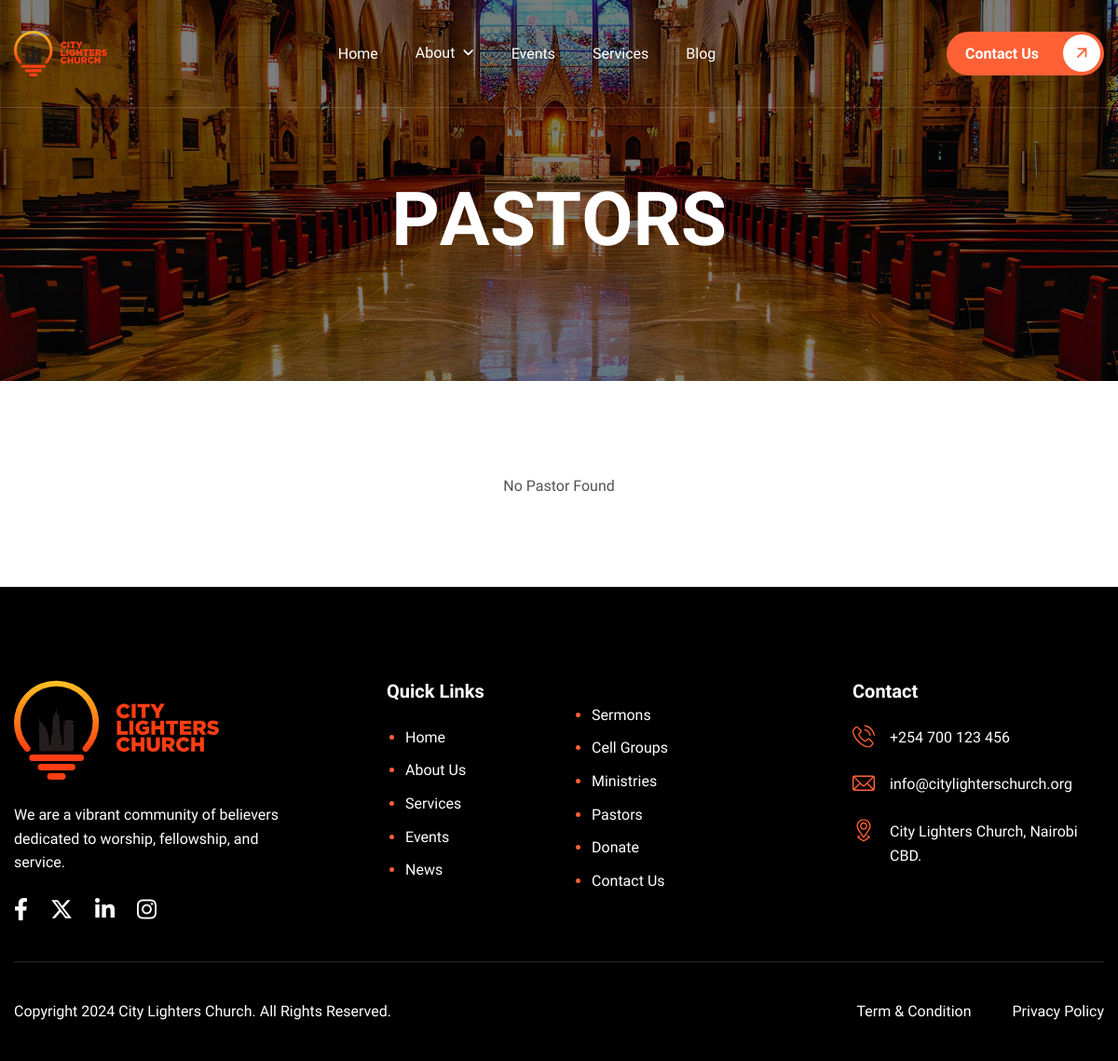
Before: /pastors/ with the older database file.
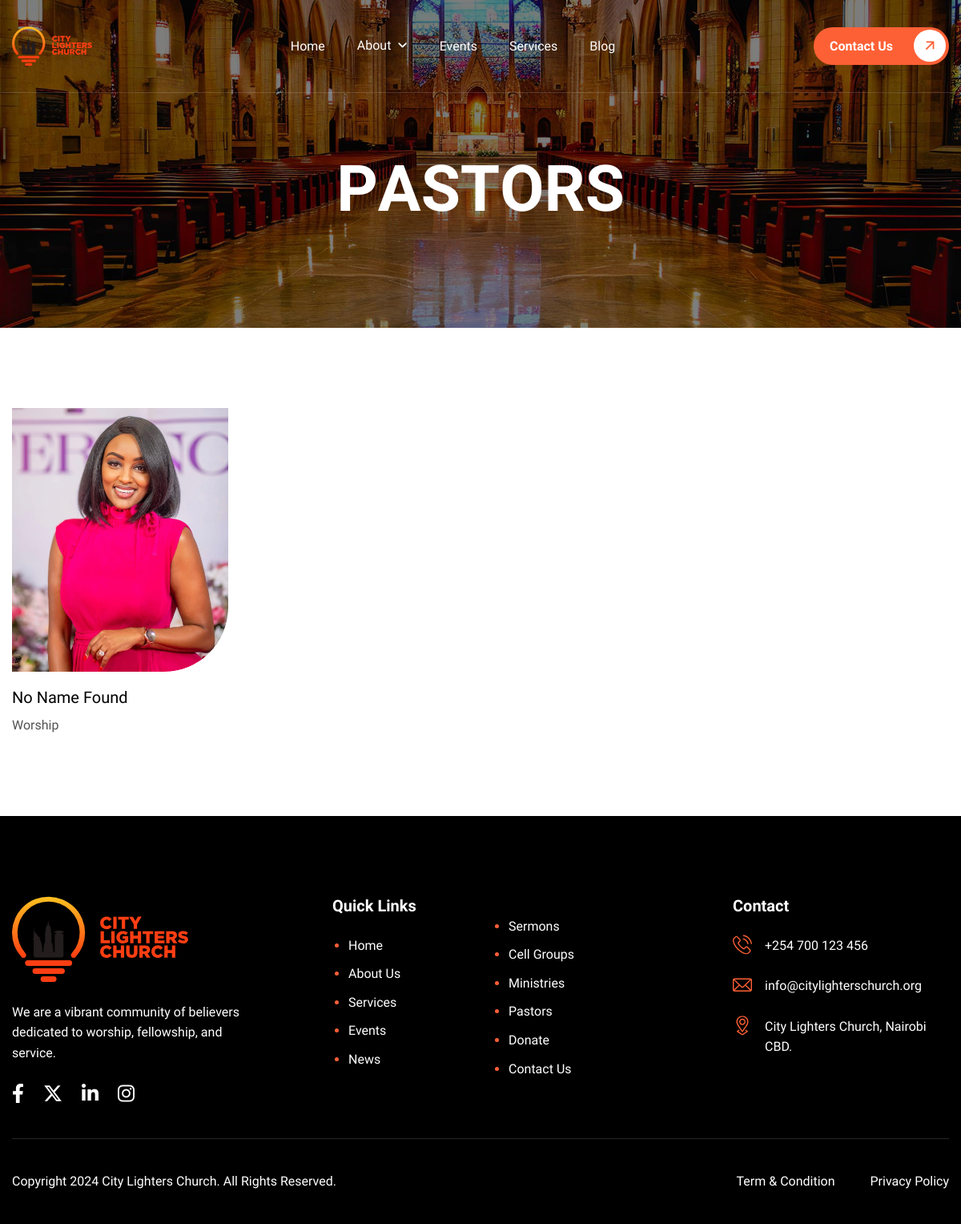
After: the same page with the newer database file.
### app/models.py (models this page shows, shortened)
class Pastor(models.Model):
    user = models.OneToOneField('auth.User', on_delete=models.CASCADE, related_name='user')
    position = models.CharField(max_length=120)
    img = models.ImageField(upload_to="pastor/")
    created_at = models.DateTimeField(auto_now_add=True)
    updated_at = models.DateTimeField(auto_now=True)
    class Meta:
        ordering = ('position', 'created_at')

### app/views.py (the view)
# urls.py: path('pastors/', views.pastor, name='pastor'),
def pastor(request):
    paginator = Paginator(Pastor.objects.filter(user__is_active=True), 6)
    page_number = request.GET.get("page")
    page_obj = paginator.get_page(page_number)
    context = {
        'title': 'Pastors',
        'pastors': page_obj
    }
    return render(request, 'pastor.html', context)

### templates/pastor.html
{% extends 'base.html' %}
{% block content %}
    <div class="page-team">
        <div class="container">
            {% include 'partials/pastor.html' %}
        </div>
    </div>
{% endblock %}

### templates/partials/pastor.html (shortened to what this page needs)
{% if pastors %}
<div class="row">
    {% for pastor in pastors %}
    <div class="col-lg-3 col-md-6">
        <div class="team-member-item wow fadeInUp">
            <div class="team-image">
                <figure class="image-anime">
                    <img src="{{ pastor.img.url }}" alt="{{ pastor.position }}">
                </figure>
            </div>
            <div class="team-content">
                <h3>{{ pastor.user.get_full_name|title|default:'No Name Found' }}</h3>
                <p>{{ pastor.position|title }}</p>
            </div>
        </div>
    </div>
    {% endfor %}
</div>
{% else %}
    <p class="text-center">No Pastor Found</p>
{% endif %}

Changed rows visible on the page:
added Pastor: img (picture), user.get_full_name "No Name Found", position "Worship"
Other visible differences:
text no longer shown: "No Pastor Found"
